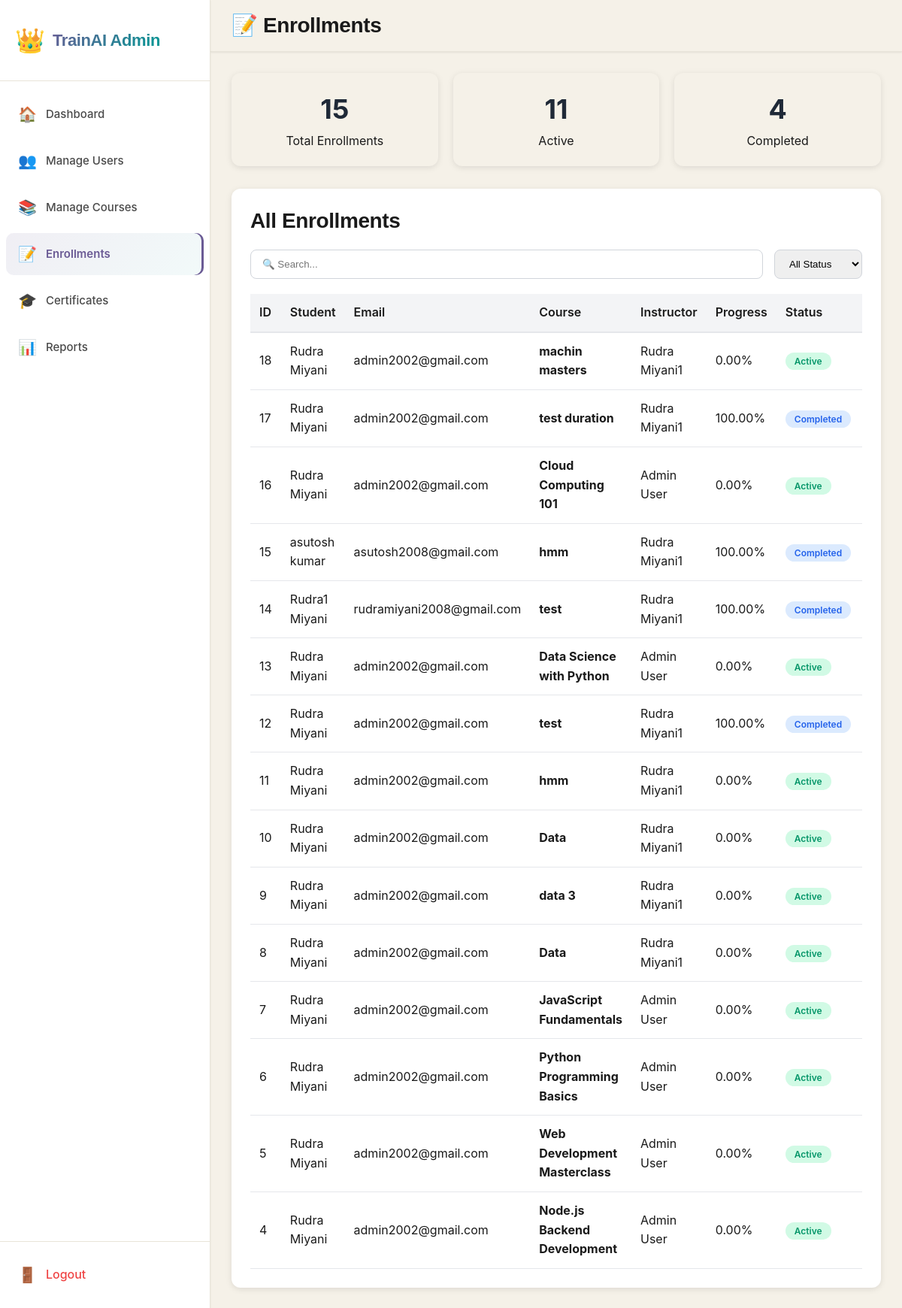
Screenshot of /dashboard/admin/enrollments.php (signed in) with the database file from the repository.
### tables this page shows
CREATE TABLE `course_enrollments` (
  `enrollment_id` int(11) NOT NULL,
  `user_id` int(11) NOT NULL,
  `course_id` int(11) NOT NULL,
  `progress_percentage` decimal(5,2) DEFAULT 0.00,
  `last_accessed` timestamp NOT NULL DEFAULT current_timestamp() ON UPDATE current_timestamp(),
  `enrolled_at` timestamp NOT NULL DEFAULT current_timestamp(),
  `status` enum('active','completed','paused') DEFAULT 'active'
);

CREATE TABLE `users` (
  `user_id` int(11) NOT NULL,
  `first_name` varchar(50) NOT NULL,
  `last_name` varchar(50) NOT NULL,
  `email` varchar(100) NOT NULL,
  `password` varchar(255) DEFAULT NULL,
  `oauth_provider` varchar(20) DEFAULT NULL,
  `oauth_id` varchar(255) DEFAULT NULL,
  `role` enum('trainee','trainer','admin') NOT NULL DEFAULT 'trainee',
  `created_at` timestamp NOT NULL DEFAULT current_timestamp(),
  `last_login` timestamp NULL DEFAULT NULL,
  `status` enum('active','inactive') DEFAULT 'active'
);

CREATE TABLE `courses` (
  `course_id` int(11) NOT NULL,
  `course_name` varchar(200) NOT NULL,
  `course_code` varchar(50) DEFAULT NULL,
  `instructor_id` int(11) DEFAULT NULL,
  `description` text DEFAULT NULL,
  `instructor_name` varchar(100) DEFAULT NULL,
  `difficulty` varchar(20) DEFAULT NULL,
  `duration_hours` int(11) DEFAULT NULL,
  `thumbnail_url` varchar(255) DEFAULT NULL,
  `rating` decimal(3,1) DEFAULT NULL,
  `total_ratings` int(11) DEFAULT 0,
  `category` varchar(100) DEFAULT NULL,
  `is_recommended` tinyint(1) DEFAULT 0,
  `created_at` timestamp NOT NULL DEFAULT current_timestamp()
);

### dashboard/admin/enrollments.php (the view, shortened to what this page needs)
<?php
try {
    $pdo = getDBConnection();
    $stmt = $pdo->prepare("
        SELECT ce.*,
               c.course_name, c.course_code,
               CONCAT(u.first_name, ' ', u.last_name) as student_name,
               u.email as student_email,
               CONCAT(t.first_name, ' ', t.last_name) as instructor_name
        FROM course_enrollments ce
        JOIN courses c ON ce.course_id = c.course_id
        JOIN users u ON ce.user_id = u.user_id
        LEFT JOIN users t ON c.instructor_id = t.user_id
        ORDER BY ce.enrolled_at DESC
    ");
    $stmt->execute();
    $all_enrollments = $stmt->fetchAll();
    $total_enrollments = count($all_enrollments);
    $active_enrollments = count(array_filter($all_enrollments, fn($e) => $e['status'] === 'active'));
    $completed_enrollments = count(array_filter($all_enrollments, fn($e) => $e['status'] === 'completed'));
} catch (PDOException $e) {
    error_log("Enrollments page error: " . $e->getMessage());
    $all_enrollments = [];
    $total_enrollments = $active_enrollments = $completed_enrollments = 0;
}
?>
<!DOCTYPE html>
<html lang="en">
<head>
    <link rel="stylesheet" href="../../assets/css/dashboard.css">
</head>
<body>
    <div class="sidebar">
        <div class="sidebar-header">
            <a href="../../dashboard/admin/" class="sidebar-logo">
                <span class="logo-icon">👑</span>
                <span class="logo-text">TrainAI Admin</span>
            </a>
        </div>
        <nav class="sidebar-nav">
            <a href="../../dashboard/admin/" class="nav-item">
                <span class="nav-icon">🏠</span>
                <span class="nav-text">Dashboard</span>
            </a>
            <a href="../../dashboard/admin/users.php" class="nav-item">
                <span class="nav-icon">👥</span>
                <span class="nav-text">Manage Users</span>
            </a>
            <a href="../../dashboard/admin/courses.php" class="nav-item">
                <span class="nav-icon">📚</span>
                <span class="nav-text">Manage Courses</span>
            </a>
            <a href="../../dashboard/admin/enrollments.php" class="nav-item active">
                <span class="nav-icon">📝</span>
                <span class="nav-text">Enrollments</span>
            </a>
            <a href="../../dashboard/admin/certificates.php" class="nav-item">
                <span class="nav-icon">🎓</span>
                <span class="nav-text">Certificates</span>
            </a>
            <a href="../../dashboard/admin/reports.php" class="nav-item">
                <span class="nav-icon">📊</span>
                <span class="nav-text">Reports</span>
            </a>
        </nav>
        <div class="sidebar-footer">
            <a href="../../logout.php" class="logout-btn">
                <span class="nav-icon">🚪</span>
                <span class="nav-text">Logout</span>
            </a>
        </div>
    </div>
    <div class="main-content">
        <div class="topbar">
            <div class="topbar-left">
                <h2>📝 Enrollments</h2>
            </div>
        </div>
        <div class="dashboard-container">
            <div class="stats-grid">
                <div class="stat-card">
                    <div class="number"><?php echo $total_enrollments; ?></div>
                    <div class="label">Total Enrollments</div>
                </div>
                <div class="stat-card">
                    <div class="number"><?php echo $active_enrollments; ?></div>
                    <div class="label">Active</div>
                </div>
                <div class="stat-card">
                    <div class="number"><?php echo $completed_enrollments; ?></div>
                    <div class="label">Completed</div>
                </div>
            </div>
            <div class="enrollments-section">
                <h2 style="margin: 0 0 20px 0;">All Enrollments</h2>
                <div class="search-filter">
                    <input type="text" id="searchInput" placeholder="🔍 Search..." onkeyup="filterTable()">
                    <select id="statusFilter" onchange="filterTable()">
                        <option value="">All Status</option>
                    </select>
                </div>
                <div style="overflow-x: auto;">
                    <table class="enrollment-table" id="enrollmentsTable">
                        <thead>
                            <tr>
                                <th>ID</th>
                                <th>Student</th>
                                <th>Email</th>
                                <th>Course</th>
                                <th>Instructor</th>
                                <th>Progress</th>
                                <th>Status</th>
                                <th>Enrolled</th>
                            </tr>
                        </thead>
                        <tbody>
                            <?php foreach ($all_enrollments as $enrollment): ?>
                            <tr data-status="<?php echo $enrollment['status']; ?>">
                                <td><?php echo $enrollment['enrollment_id']; ?></td>
                                <td><?php echo htmlspecialchars($enrollment['student_name']); ?></td>
                                <td><?php echo htmlspecialchars($enrollment['student_email']); ?></td>
                                <td><strong><?php echo htmlspecialchars($enrollment['course_name']); ?></strong></td>
                                <td><?php echo htmlspecialchars($enrollment['instructor_name'] ?? 'N/A'); ?></td>
                                <td><?php echo $enrollment['progress_percentage']; ?>%</td>
                                <td>
                                    <span class="status-badge status-<?php echo $enrollment['status']; ?>">
                                        <?php echo ucfirst($enrollment['status']); ?>
                                    </span>
                                </td>
                                <td><?php echo date('M d, Y', strtotime($enrollment['enrolled_at'])); ?></td>
                            </tr>
                            <?php endforeach; ?>
                        </tbody>
                    </table>
                </div>
            </div>
        </div>
    </div>
</body>
</html>

### assets/css/dashboard.css (style rules this page uses)
* { margin: 0; padding: 0; box-sizing: border-box; }
:root { --primary: #1A1A1A; --primary-dark: #000000; --text-primary: #1A1A1A; --text-secondary: #4A4A4A; --text-muted: #6B6B6B; --bg-primary: #F5F1E8; --bg-secondary: #FFFFFF; --bg-card: #FDFCFA; --border-color: #E8E4D9; --accent-primary: #6B5B95; --accent-secondary: #009B95; --accent-orange: #F59E0B; --accent-red: #EF4444; --accent-green: #10B981; --accent-blue: #3B82F6; --shadow-xs: 0 1px 2px rgba(0, 0, 0, 0.02); --shadow-sm: 0 1px 3px rgba(0, 0, 0, 0.05), 0 1px 2px rgba(0, 0, 0, 0.03); --shadow-md: 0 4px 6px rgba(0, 0, 0, 0.07), 0 2px 4px rgba(0, 0, 0, 0.05); --shadow-lg: 0 10px 15px rgba(0, 0, 0, 0.1), 0 4px 6px rgba(0, 0, 0, 0.05); --shadow-xl: 0 20px 25px rgba(0, 0, 0, 0.1), 0 10px 10px rgba(0, 0, 0, 0.04); --transition-fast: 150ms cubic-bezier(0.4, 0, 0.2, 1); --transition-base: 250ms cubic-bezier(0.4, 0, 0.2, 1); --transition-slow: 350ms cubic-bezier(0.4, 0, 0.2, 1); }
html { scroll-behavior: smooth; }
body { font-family: 'Inter', -apple-system, BlinkMacSystemFont, 'Segoe UI', sans-serif; background: var(--bg-primary); color: var(--text-primary); line-height: 1.6; display: flex; height: 100vh; overflow: hidden; }
h2 { font-family: 'Poppins', sans-serif; font-size: 1.75rem; font-weight: 700; letter-spacing: -0.4px; line-height: 1.3; }
.sidebar { width: 280px; background: var(--bg-secondary); border-right: 1px solid var(--border-color); display: flex; flex-direction: column; position: fixed; height: 100vh; overflow-y: auto; z-index: 100; box-shadow: var(--shadow-sm); }
.sidebar-header { padding: 28px 20px; border-bottom: 1px solid var(--border-color); }
.sidebar-logo { display: flex; align-items: center; gap: 10px; text-decoration: none; color: var(--text-primary); transition: all var(--transition-base); }
.logo-icon { font-size: 32px; display: flex; align-items: center; justify-content: center; }
.logo-text { font-family: 'Poppins', sans-serif; font-size: 1.375rem; font-weight: 700; letter-spacing: -0.4px; background: linear-gradient(135deg, var(--accent-primary), var(--accent-secondary)); -webkit-background-clip: text; -webkit-text-fill-color: transparent; background-clip: text; }
.sidebar-nav { flex: 1; padding: 16px 8px; display: flex; flex-direction: column; gap: 6px; }
.nav-item { display: flex; align-items: center; gap: 12px; padding: 12px 16px; border-radius: 10px; text-decoration: none; color: var(--text-secondary); font-weight: 500; font-size: 0.9375rem; transition: all var(--transition-base); position: relative; cursor: pointer; }
.nav-item.active { background: linear-gradient(135deg, rgba(107, 91, 149, 0.1) 0%, rgba(0, 155, 149, 0.05) 100%); color: var(--accent-primary); font-weight: 600; box-shadow: inset -3px 0 0 var(--accent-primary); }
.nav-icon { font-size: 20px; flex-shrink: 0; }
.nav-text { flex: 1; }
.sidebar-footer { padding: 16px 8px; border-top: 1px solid var(--border-color); margin-top: auto; }
.logout-btn { display: flex; align-items: center; gap: 12px; padding: 12px 16px; border-radius: 10px; text-decoration: none; color: var(--accent-red); font-weight: 500; transition: all var(--transition-base); width: 100%; cursor: pointer; }
.main-content { flex: 1; margin-left: 280px; display: flex; flex-direction: column; height: 100vh; overflow: hidden; }
.topbar { background: var(--bg-secondary); border-bottom: 1px solid var(--border-color); padding: 16px 28px; display: flex; justify-content: space-between; align-items: center; gap: 20px; box-shadow: var(--shadow-sm); position: sticky; top: 0; z-index: 50; }
.topbar-left, .topbar-right { display: flex; align-items: center; gap: 16px; }
.dashboard-container { flex: 1; overflow-y: auto; padding: 28px; scroll-behavior: smooth; }
.topbar { background: var(--bg-primary) !important; }
div { background-color: unset; }
div.card, div.stat-box, div[class*="card"], div[class*="box"] { background-color: var(--bg-primary) !important; }

### rows the page displays
course_enrollments: enrollment_id "18", student_name "Rudra Miyani", user.email "admin2002@gmail.com", course.course_name "machin masters", instructor_name "Rudra Miyani1", progress_percentage "0.00", status "Active"
course_enrollments: enrollment_id "17", student_name "Rudra Miyani", user.email "admin2002@gmail.com", course.course_name "test duration", instructor_name "Rudra Miyani1", progress_percentage "100.00", status "Completed"
course_enrollments: enrollment_id "16", student_name "Rudra Miyani", user.email "admin2002@gmail.com", course.course_name "Cloud Computing 101", instructor_name "Admin User", progress_percentage "0.00", status "Active"
course_enrollments: enrollment_id "15", student_name "asutosh kumar", user.email "asutosh2008@gmail.com", course.course_name "hmm", instructor_name "Rudra Miyani1", progress_percentage "100.00", status "Completed"
course_enrollments: enrollment_id "14", student_name "Rudra1 Miyani", user.email "rudramiyani2008@gmail.com", course.course_name "test", instructor_name "Rudra Miyani1", progress_percentage "100.00", status "Completed"
course_enrollments: enrollment_id "13", student_name "Rudra Miyani", user.email "admin2002@gmail.com", course.course_name "Data Science with Python", instructor_name "Admin User", progress_percentage "0.00", status "Active"
course_enrollments: enrollment_id "12", student_name "Rudra Miyani", user.email "admin2002@gmail.com", course.course_name "test", instructor_name "Rudra Miyani1", progress_percentage "100.00", status "Completed"
course_enrollments: enrollment_id "11", student_name "Rudra Miyani", user.email "admin2002@gmail.com", course.course_name "hmm", instructor_name "Rudra Miyani1", progress_percentage "0.00", status "Active"
course_enrollments: enrollment_id "10", student_name "Rudra Miyani", user.email "admin2002@gmail.com", course.course_name "Data", instructor_name "Rudra Miyani1", progress_percentage "0.00", status "Active"
course_enrollments: enrollment_id "9", student_name "Rudra Miyani", user.email "admin2002@gmail.com", course.course_name "data 3", instructor_name "Rudra Miyani1", progress_percentage "0.00", status "Active"
course_enrollments: enrollment_id "8", student_name "Rudra Miyani", user.email "admin2002@gmail.com", course.course_name "Data", instructor_name "Rudra Miyani1", progress_percentage "0.00", status "Active"
course_enrollments: enrollment_id "7", student_name "Rudra Miyani", user.email "admin2002@gmail.com", course.course_name "JavaScript Fundamentals", instructor_name "Admin User", progress_percentage "0.00", status "Active"
course_enrollments: enrollment_id "6", student_name "Rudra Miyani", user.email "admin2002@gmail.com", course.course_name "Python Programming Basics", instructor_name "Admin User", progress_percentage "0.00", status "Active"
course_enrollments: enrollment_id "5", student_name "Rudra Miyani", user.email "admin2002@gmail.com", course.course_name "Web Development Masterclass", instructor_name "Admin User", progress_percentage "0.00", status "Active"
course_enrollments: enrollment_id "4", student_name "Rudra Miyani", user.email "admin2002@gmail.com", course.course_name "Node.js Backend Development", instructor_name "Admin User", progress_percentage "0.00", status "Active"

### other values shown
$total_enrollments "15"
$active_enrollments "11"
$completed_enrollments "4"
